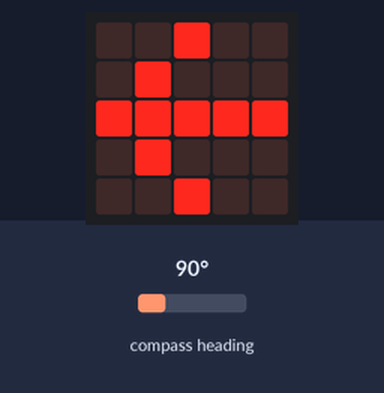
Recording of a program running on a simulated BBC micro:bit (MakeCode). On the bench: the board's 5×5 LED display. The test bench sets the inputs (shaded band); at power-on: compass heading 90°. The compass is already calibrated.

Above: at 1.2 s.
1.3 s: compass heading set to 47°
2.8 s: compass heading set to 39°
At 3.5 s:
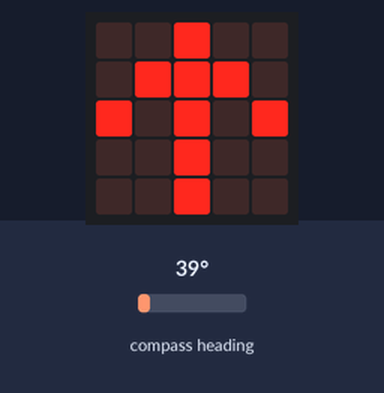
4.4 s: compass heading set to 180°
At 5.3 s:
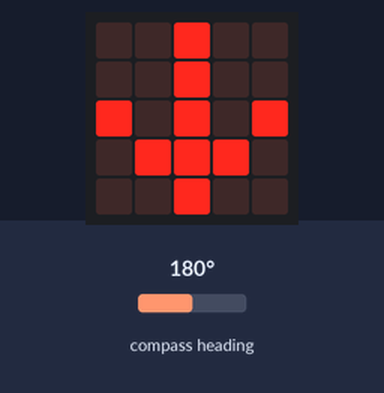
6.1 s: compass heading set to 220°
7.6 s: compass heading set to 229°
At 8.8 s:
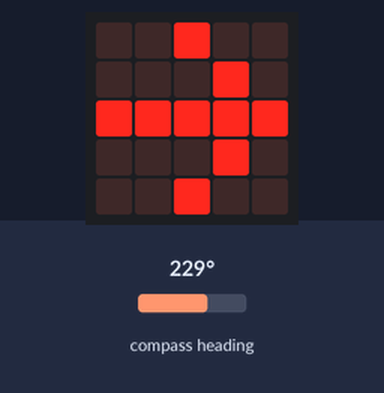
9.4 s: compass heading set to 7°
At 10.6 s:
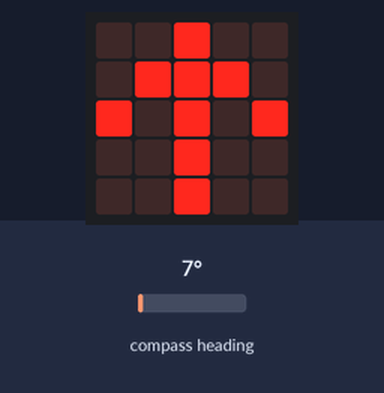
Timing chart, 0 to 12.1 s (numbered marks = the images above; inputs shaded):
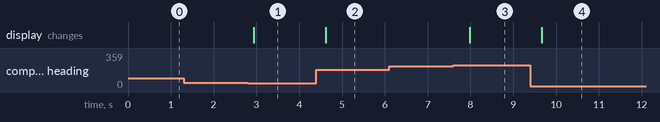

The program:

main.ts
```typescript
let kompasrichting = 0
basic.forever(function () {
    kompasrichting = input.compassHeading()
})
basic.forever(function () {
    if (kompasrichting >= 45 && kompasrichting < 135) {
        basic.showLeds(`
            . . # . .
            . # . . .
            # # # # #
            . # . . .
            . . # . .
            `)
    } else if (kompasrichting >= 135 && kompasrichting < 225) {
        basic.showLeds(`
            . . # . .
            . . # . .
            # . # . #
            . # # # .
            . . # . .
            `)
    } else if (kompasrichting >= 225 && kompasrichting < 315) {
        basic.showLeds(`
            . . # . .
            . . . # .
            # # # # #
            . . . # .
            . . # . .
            `)
    } else if (kompasrichting >= 315 && kompasrichting <= 360) {
        basic.showLeds(`
            . . # . .
            . # # # .
            # . # . #
            . . # . .
            . . # . .
            `)
    } else if (kompasrichting >= 0 && kompasrichting < 45) {
        basic.showLeds(`
            . . # . .
            . # # # .
            # . # . #
            . . # . .
            . . # . .
            `)
    }
})
```

test.ts
```typescript
// tests gaan hier; deze zal niet worden gecompileerd wanneer dit pakket wordt gebruikt als extensie.
```

Measured:
- the behaviour switches between 45 and 44° on compass heading (found by bisection; images 0 and 1)
- the behaviour switches between 224 and 225° on compass heading (found by bisection; images 2 and 3)
- after the input at 1.3 s, every drawn part: stays the same
- after the input at 2.8 s, the display: changes after 0.14 s (image 1)
- after the input at 4.4 s, the display: changes after 0.22 s (image 2)
- after the input at 6.1 s, every drawn part: stays the same
- after the input at 7.6 s, the display: changes after 0.38 s (image 3)
- after the input at 9.4 s, the display: changes after 0.26 s (image 4)
